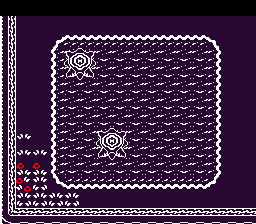

Rendered tile map (Tiled .tmx) drawn with the repository's tilesets; below, a short description and the full map source, tile grids included:
An orthogonal 16x14 tile map with 16x16 px tiles, 2 tile layers (background, foreground) and 8 objects (2x BasicEnemy, newmap-transition3, newmap-transition2).

<map version="1.2" tiledversion="1.2.1" orientation="orthogonal" renderorder="right-down" width="16" height="14" tilewidth="16" tileheight="16" infinite="0" nextlayerid="8" nextobjectid="16">
 <tileset firstgid="1" name="tilesetnew" tilewidth="16" tileheight="16" tilecount="440" columns="20">
  <image source="../Content/tilesetnew.png" width="320" height="352" />
 </tileset>
 <layer id="1" name="background" width="16" height="14">
  <data encoding="csv">
0,0,0,0,0,0,0,0,0,0,0,0,0,0,0,0,
21,273,273,273,273,273,273,273,273,273,273,273,273,273,273,271,
21,273,273,63,64,64,64,64,64,64,64,64,64,65,273,271,
21,273,273,83,84,84,84,84,84,84,84,84,84,85,273,271,
21,273,273,83,84,84,84,84,84,84,84,84,84,85,273,271,
21,271,273,83,84,84,84,84,84,84,84,84,84,85,273,271,
21,271,273,83,84,84,84,84,84,84,84,84,84,85,273,271,
21,271,271,83,84,84,84,84,84,84,84,84,84,85,273,271,
21,6,273,83,84,84,84,84,84,84,84,84,84,85,273,271,
21,6,6,83,84,84,84,84,84,84,84,84,84,85,273,271,
21,46,46,83,84,84,84,84,84,84,84,84,84,85,271,271,
21,66,26,103,104,104,104,104,104,104,104,104,104,105,271,271,
21,26,26,26,26,273,273,273,273,273,273,273,273,273,273,271,
41,42,42,42,42,42,42,42,42,42,42,42,42,42,42,42
</data>
 </layer>
 <layer id="5" name="foreground" width="16" height="14">
  <data encoding="csv">
0,0,0,0,0,0,0,0,0,0,0,0,0,0,0,0,
0,0,0,0,0,0,0,0,0,0,0,0,0,0,0,0,
0,0,0,0,0,0,0,0,0,0,0,0,0,0,0,0,
0,0,0,0,61,62,0,0,0,0,0,0,0,0,0,0,
0,0,0,0,81,82,0,0,0,0,0,0,0,0,0,0,
0,0,0,0,0,0,0,0,0,0,0,0,0,0,0,0,
0,0,0,0,0,0,0,0,0,0,0,0,0,0,0,0,
0,0,0,0,0,0,0,0,0,0,0,0,0,0,0,0,
0,0,0,0,0,0,61,62,0,0,0,0,0,0,0,0,
0,0,0,0,0,0,81,82,0,0,0,0,0,0,0,0,
0,0,0,0,0,0,0,0,0,0,0,0,0,0,0,0,
0,0,0,0,0,0,0,0,0,0,0,0,0,0,0,0,
0,0,0,0,0,0,0,0,0,0,0,0,0,0,0,0,
0,0,0,0,0,0,0,0,0,0,0,0,0,0,0,0
</data>
 </layer>
 <objectgroup id="6" name="keys" />
 <objectgroup id="7" name="doors" />
 <objectgroup id="2" name="warps">
  <object id="1" name="newmap2" type="newmap-transition3" x="262" y="16" width="1" height="208" />
  <object id="10" name="newmap6" type="newmap-transition2" x="0" y="10" width="255" height="1" />
 </objectgroup>
 <objectgroup id="3" name="enemies">
  <object id="12" name="BasicEnemy" x="41" y="98">
   <point />
  </object>
  <object id="13" name="BasicEnemy" x="145" y="88">
   <point />
  </object>
 </objectgroup>
 <objectgroup id="4" name="collisions">
  <object id="6" x="0" y="208" width="256" height="16" />
  <object id="11" x="0" y="16" width="16" height="192" />
  <object id="14" x="98" y="131" width="28" height="27" />
  <object id="15" x="66" y="51" width="28" height="27" />
 </objectgroup>
</map>
